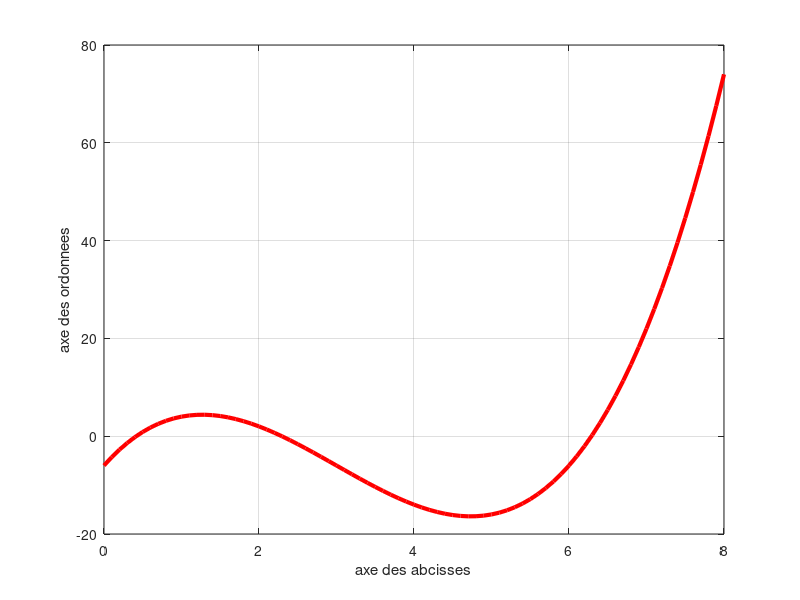

Write the MATLAB code that produced this figure.
%methode de dichotomie 

%tracer du graphe 
d=0.1;
x=0:d:8;
f=@(x) x.^3-9*x.^2+18*x-6;
plot(x,f(x),'r','linewidth',3)
xlabel('axe des abcisses');
ylabel('axe des ordonnees');
grid on


a=0;
b=1;
iteration=0;
m=0; %valeur de la racine 
epsilon = 0.001; % la tolerance 
while(abs(b-a)>=epsilon)
    m=(a+b)/2;
    if f(a)*f(m)<0
        b=m;
    else
        a=m;
    end
    iteration=iteration+1;
end
disp(m);
disp(iteration);

